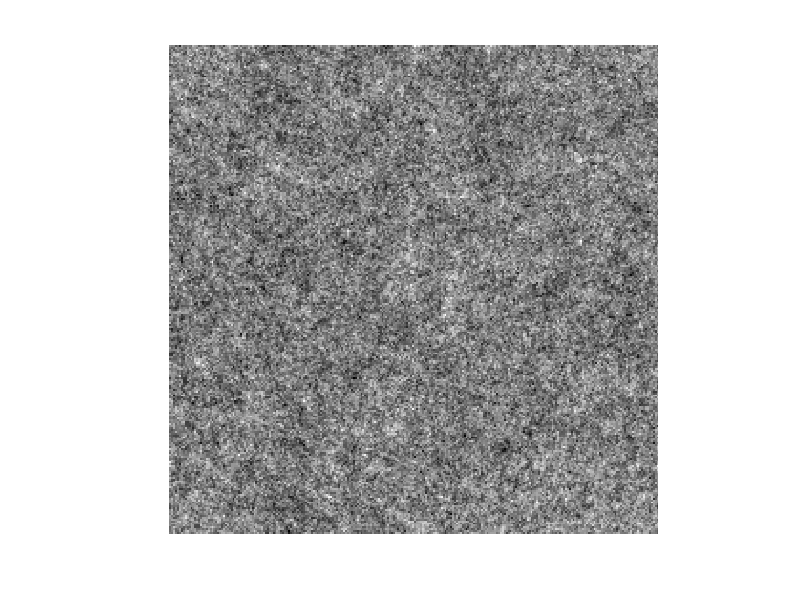

The MATLAB script that drew this image:
function img=CreateColoredNoise(idims,sdims,num,beta,norm_flg,save_flg,show_flg)

% Creates colored (i.e. pink, brown(ian), blue, and white) noise image(s).
% function img = CreateColoredNoise(:idims,:num,:beta,:norm_flg,:save_flg,:show_flg)
% (: is optional)
%
% This function generates colored (1/(f^beta)) noise (such as pink, brown(ian), blue, and white) images.
%
% [input]
% idims    : (optional) image dimension(s) ([row,col] or [a scalar] in pixels) to be created, 256 by default.
%            !!important note!! To avoid any unwilling alias effect, this function tries to first generate
%            colored noise images with the square resolutions, [max(idims),max(idims)]. The generated images
%            are then cropped so as to provide the images with the desired resolution, idims. The cropping
%            may affect the frequency spectrum of the final images. Please be careful. To avoid any bias,
%            please set idims so that idims(1)==idims(2).
% sdims    : (optional) patch size [row,col] or [a scalar], 1 by default. mod(idims,sdims) should be zero.
% num      : (optional) the number of image files you want to create, 1 by default.
% beta     : (optional) the exponent to apply to the amplitude spectrum (1/(f^beta)). 1 (=pink noise) by default.
%            you can set 2 for brownian, -1 for blue, -2 for purple, and 0 for white noises.
% norm_flg : (optional) if 1, the generated noise images are normalized so that their pixels valus
%            are within 0-255. 1 by default.
% save_fag : (optional) if 1, the created noise patterns will be saved as JPG files. 0 by default.
% show_flg : (optional) if 1, the created noise patterns are showed in the figure windows. 1 by default.
%
% [output]
% img   : output images, [idims(1) x idims(2) x num]
%
% [reference]
% this function is inspired by generatepinknoise.m developed by K.Kay.
% https://github.com/kendrickkay/knkutils
%
%
% Created    : "2019-01-28 14:40:28 ban"
% Last Update: "2019-01-28 21:07:54 ban"

% check the input variables
if nargin<1 || isempty(idims), idims=256; end
if nargin<2 || isempty(sdims), sdims=1; end
if nargin<3 || isempty(num), num=1; end
if nargin<4 || isempty(beta), beta=1; end
if nargin<5 || isempty(norm_flg), norm_flg=0; end
if nargin<6 || isempty(save_flg), save_flg=0; end
if nargin<7 || isempty(show_flg), show_flg=1; end

if numel(idims)==1, idims=[idims,idims]; end
if numel(sdims)==1, sdims=[sdims,sdims]; end

% matrix dimension check
if mod(idims(1),sdims(1)) || mod(idims(2),sdims(2)) || ...
   mod(idims(2),sdims(1)) || mod(idims(1),sdims(2))
  error('matrix dimension mismatch. idims is not dividable by sdims');
end

% first, create the square image with the long boundary to simplify the DFT processing
mdim=max(idims)./min(sdims);

% calculate 1/f amplitude matrix
if mod(mdim,2)==0
  [xx,yy]=meshgrid(-mdim/2:mdim/2-1,-mdim/2:mdim/2-1);
else
  [xx,yy]=meshgrid(-(mdim-1)/2:(mdim-1)/2,-(mdim-1)/2:(mdim-1)/2);
end
amp=1./ifftshift(sqrt(xx.^2+yy.^2)).^(beta/sqrt(4)); % not fftshifted

% set the DC component to zero
amp(1,1)=0;

% generate corresponding N-dimensional random phase matrix of multipliers
if ~mod(mdim,2)
  % start by doing the two weird legs
  M=zeros(2,mdim-1,num);                             % initialize in convenient form
  M(:,1:(mdim-2)/2,:)=rand(2,(mdim-2)/2,num)*(2*pi); % fill in the first half with random phase in [0,2*pi]
  M=M-flipdim(M,2);                                  % symmetrize (the mirror gets the negative phase)
  M(:,(mdim-2)/2+1,:)=(rand(2,1,num)>.5)*pi;         % fill in the center (either 0 or pi)

  % putting it all together
  M=[(rand(1,1,num)>.5)*pi,     M(1,:,:);
     permute(M(2,:,:),[2,1,3]), helper(mdim-1,num)];
else
  M=helper(mdim,num);
end

% convert to imaginary numbers
M=exp(j*M);

% unshift
M=ifftshift(ifftshift(M,1),2);

% generate colored-noise image(s)
img=real(ifft2(repmat(amp,[1,1,num]).*M));

% building the patch-image(s)
if sdims(1)~=1 || sdims(2)~=1
  sz=size(img);
  if numel(sz)==2, sz(3)=1; end
  img=reshape(img,[1,prod(sz(1:2)),sz(3)]);
  img=repmat(img,[sdims(1),1,1]);
  img=reshape(img,[sdims(1)*mdim,1,mdim,num]);
  img=repmat(img,[1,sdims(2),1,1]);
  img=reshape(img,[sdims(1)*mdim,sdims(2)*mdim,sz(3)]);
end

% image cropping
if idims(1)<size(img,1)
  img=img(1:idims(1),:,:);
end
if idims(2)<size(img,2)
  img=img(:,1:idims(2),:);
end

% normalization
if norm_flg
  for ii=1:1:num
    timg=img(:,:,ii);
    timg=255.*(timg-min(timg(:)))./(max(timg(:))-min(timg(:)));
    img(:,:,ii)=timg;
  end
  img=uint8(img);
end

% saving
if save_flg
  for ii=1:1:num
    imwrite(img(:,:,ii),sprintf('noise_%04d,jpg',ii),'jpg','Quality',100);
  end
end

% displaying the generated image
if show_flg
  f1=figure();
  for ii=1:1:num
    if norm_flg
      imshow(img(:,:,ii),[0,255]);
    else
      tvals=img(:,:,ii);
      imshow(img(:,:,ii),[min(tvals(:)),max(tvals(:))]);
    end
    axis equal;
    axis off;
    hold off;
    pause(0.05);
  end
  close(f1);
end

return

%% subfunction

% note: this subfunction is from K.Kay's tool.
%       ref:  https://github.com/kendrickkay/knkutils

function f=helper(res,num)

% return a matrix of dimensions <res> x <res> x <num> with appropriate
% random phase values in [0,2*pi].  note that the center (DC component)
% has phase values that are either 0 or pi.  the returned matrix is
% as if fftshift has been called.

f=zeros(res*res,num);          % initialize in convenient form
nn=(res*res-1)/2;              % how many in first half?
f(1:nn,:)=rand(nn,num)*(2*pi); % fill in the first half with random phase in [0,2*pi]
f=reshape(f,[res,res,num]);    % reshape
f=f-flipdim(flipdim(f,1),2);   % symmetrize (the mirror gets the negative phase)
f((res+1)/2,(res+1)/2,:)=(rand(1,1,num)>.5)*pi; % fill in the center (either 0 or pi)

return
